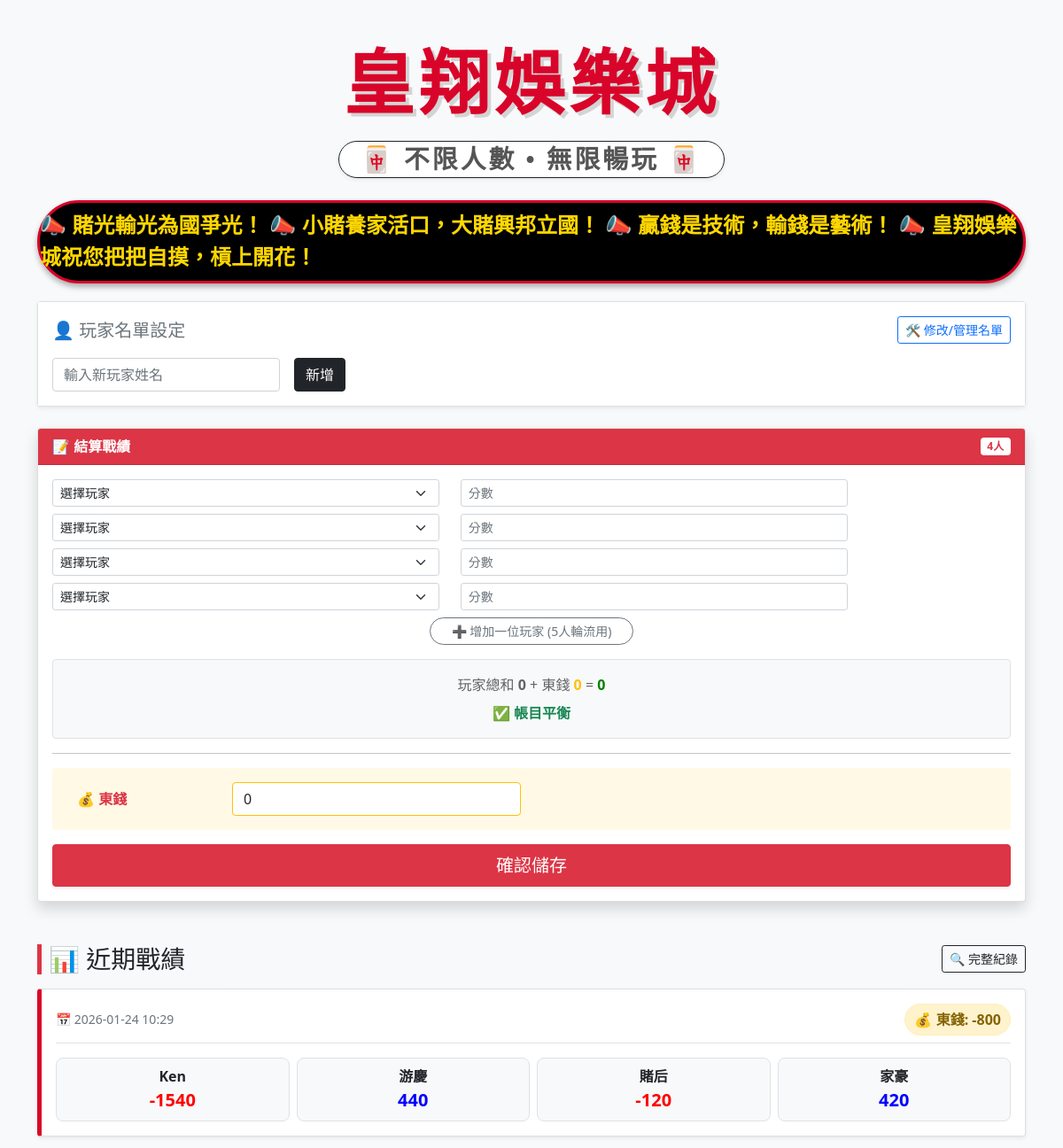
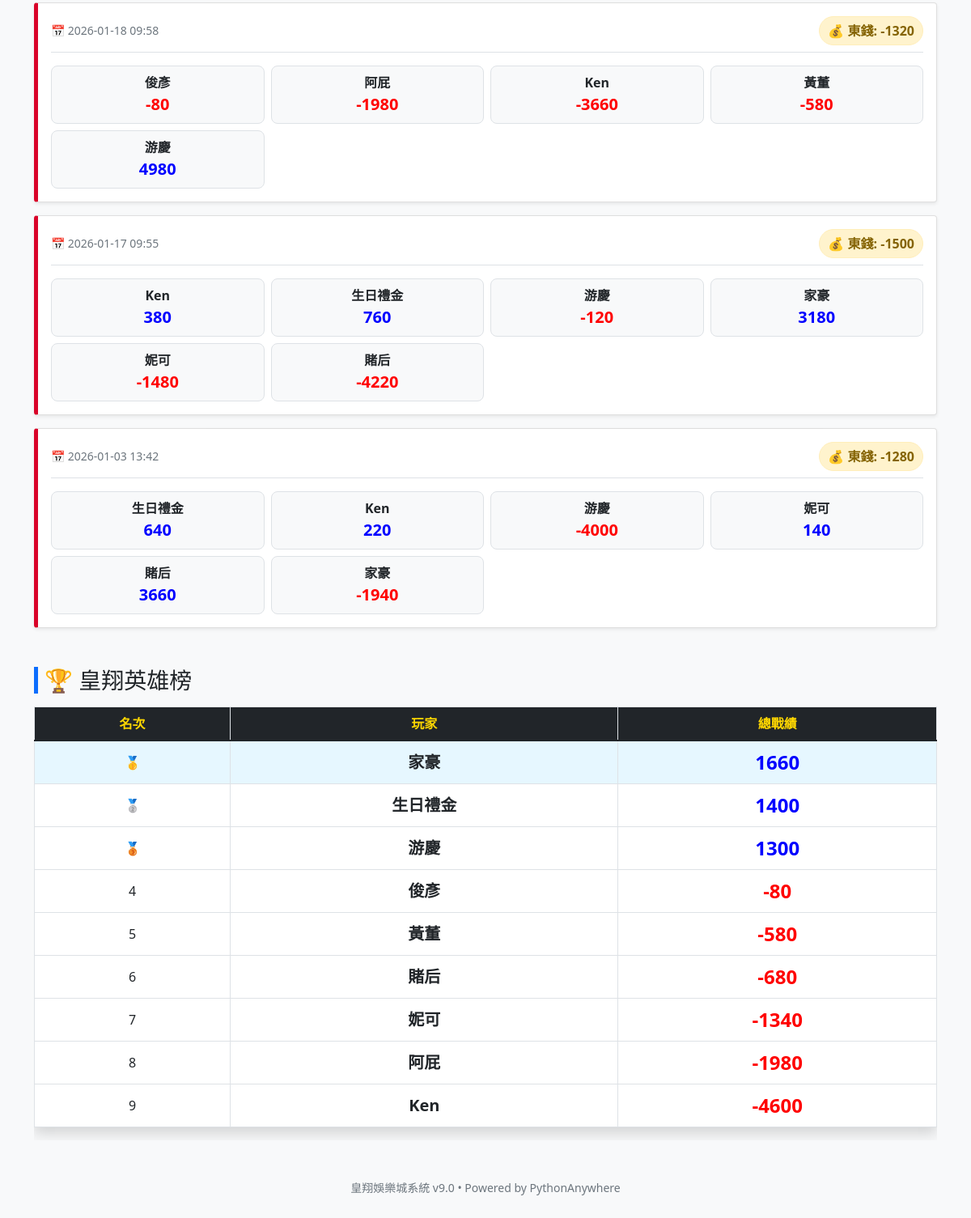
The page / on the database its author committed (2 pictures, top to bottom).
### tables this page shows
CREATE TABLE records 
                 (id INTEGER PRIMARY KEY AUTOINCREMENT, 
                  date TIMESTAMP DEFAULT CURRENT_TIMESTAMP,
                  players_data TEXT, 
                  dong_qian INTEGER);

### app.py (the view)
@app.route('/')
def index():
    conn = sqlite3.connect(DB_NAME)
    c = conn.cursor()
    c.execute("SELECT name FROM players ORDER BY name")
    players = [row[0] for row in c.fetchall()]
    c.execute("SELECT * FROM records ORDER BY date DESC LIMIT 10")
    raw_records = c.fetchall()
    conn.close()
    records = []
    for r in raw_records:
        records.append({
            "date": r[1],
            "data": json.loads(r[2]),
            "dong": r[3]
        })
    rankings = get_rankings()
    return render_template('index.html', players=players, records=records, rankings=rankings)

### app.py (called while the page is built)
def get_rankings():
    conn = sqlite3.connect(DB_NAME)
    c = conn.cursor()
    c.execute("SELECT players_data FROM records")
    rows = c.fetchall()
    conn.close()
    scores = {}
    for row in rows:
        try:
            data_list = json.loads(row[0])
            for p in data_list:
                name = p['name']
                score = int(p['score'])
                scores[name] = scores.get(name, 0) + score
        except:
            continue
    return sorted(scores.items(), key=lambda x: x[1], reverse=True)

### templates/index.html (shortened to what this page needs)
<!DOCTYPE html>
<html lang="zh-TW">
<head>
    <link href="https://cdn.jsdelivr.net/npm/bootstrap@5.1.3/dist/css/bootstrap.min.css" rel="stylesheet">
</head>
<body class="bg-light">
<div class="container py-5">
    <div class="text-center mb-4">
        <h1 class="imperial-title calligraphy-font">皇翔娛樂城</h1>
        <div class="imperial-subtitle calligraphy-font">
            <span class="border border-dark px-4 py-1 rounded-pill bg-white shadow-sm">
                🀄 不限人數 • 無限暢玩 🀄
            </span>
        </div>
    </div>
    <div class="marquee-box">
        <marquee scrollamount="8">
            📣 賭光輸光為國爭光！ 📣 小賭養家活口，大賭興邦立國！ 📣 贏錢是技術，輸錢是藝術！ 📣 皇翔娛樂城祝您把把自摸，槓上開花！
        </marquee>
    </div>
    <div class="card mb-4 shadow-sm">
        <div class="card-body bg-white">
            <div class="d-flex justify-content-between align-items-center mb-3">
                <h5 class="card-title text-secondary m-0">👤 玩家名單設定</h5>
                <a href="/players" class="btn btn-outline-primary btn-sm">🛠️ 修改/管理名單</a>
            </div>
            <form action="/add_player" method="POST" class="row g-3">
                <div class="col-auto">
                    <input type="text" name="new_player_name" class="form-control" placeholder="輸入新玩家姓名" required>
                </div>
                <div class="col-auto">
                    <button type="submit" class="btn btn-dark">新增</button>
                </div>
            </form>
        </div>
    </div>
    <div class="card mb-4 shadow">
        <div class="card-header bg-danger text-white fw-bold d-flex justify-content-between align-items-center">
            <span>📝 結算戰績</span>
            <span id="playerCountBadge" class="badge bg-white text-danger">4人</span>
        </div>
        <div class="card-body">
            <form action="/add_record" method="POST" id="recordForm" oninput="validateSum()">
                <div id="playersContainer"></div>
                <div class="mb-3 text-center">
                    <button type="button" class="btn btn-outline-secondary btn-sm rounded-pill px-4" onclick="addPlayerRow()">
                        ➕ 增加一位玩家 (5人輪流用)
                    </button>
                </div>
                <div class="alert alert-light text-center border bg-light" role="alert">
                    玩家總和 <span id="playerSumDisplay" class="fw-bold">0</span> +
                    東錢 <span id="dongDisplay" class="fw-bold text-warning">0</span> =
                    <span id="finalSumDisplay" class="fw-bold">0</span>
                    <br>
                    <span id="statusMessage" class="mt-2 d-inline-block">✅ 帳目平衡</span>
                </div>
                <hr>
                <div class="row mb-3 align-items-center p-3 bg-warning bg-opacity-10 rounded mx-0">
                    <div class="col-md-2 fw-bold text-danger">💰 東錢</div>
                    <div class="col-md-4">
                        <input type="number" id="dongInput" name="dong_qian" class="form-control border-warning bg-white" value="0" oninput="validateSum()">
                    </div>
                </div>
                <button type="submit" id="submitBtn" class="btn btn-danger w-100 py-2 fs-5 shadow-sm">確認儲存</button>
            </form>
        </div>
    </div>
    <div class="d-flex justify-content-between align-items-center mb-3 border-start border-5 border-danger ps-2 mt-5">
        <h3 class="m-0">📊 近期戰績</h3>
        <a href="/history" class="btn btn-outline-dark btn-sm">🔍 完整紀錄</a>
    </div>
    <div class="mb-5">
        {% for row in records %}
        <div class="card mb-3 shadow-sm record-card">
            <div class="card-body">
                <div class="d-flex justify-content-between align-items-center mb-3 border-bottom pb-2">
                    <span class="text-muted small">📅 {{ row.date[:16] }}</span>
                    <span class="dong-badge">💰 東錢: -{{ row.dong }}</span>
                </div>
                <div class="row g-2">
                    {% for p in row.data %}
                    <div class="col-6 col-md-4 col-lg-3">
                        <div class="player-chip">
                            <div class="fw-bold text-dark">{{ p.name }}</div>
                            <div class="fs-5 {{ 'score-positive' if p.score > 0 else 'score-negative' }}">
                                {{ p.score }}
                            </div>
                        </div>
                    </div>
                    {% endfor %}
                </div>
            </div>
        </div>
        {% endfor %}
    </div>
    <h3 class="mb-3 border-start border-5 border-primary ps-2">🏆 皇翔英雄榜</h3>
    <div class="table-responsive">
        <table class="table table-bordered bg-white shadow rank-table text-center align-middle">
            <thead><tr><th>名次</th><th>玩家</th><th>總戰績</th></tr></thead>
            <tbody>
                {% for player, score in rankings %}
                <tr class="{{ 'top-winner' if loop.index == 1 else '' }}">
                    <td>{% if loop.index == 1 %}🥇{% elif loop.index == 2 %}🥈{% elif loop.index == 3 %}🥉{% else %}{{ loop.index }}{% endif %}</td>
                    <td class="fw-bold fs-5">{{ player }}</td>
                    <td class="fs-4 {{ 'score-positive' if score > 0 else 'score-negative' }}">{{ score }}</td>
                </tr>
                {% endfor %}
            </tbody>
        </table>
    </div>
    <div class="text-center text-muted mt-5 mb-3 small">
        皇翔娛樂城系統 v9.0 • Powered by PythonAnywhere
    </div>
</div>
</body>
</html>

### templates/index.html (style rules this page uses)
.calligraphy-font { font-family: 'BiauKai', 'DFKai-SB', 'KaiTi', 'STKaiti', '楷体', serif; font-weight: 900; }
.imperial-title { font-size: 5rem; color: #d90429; text-shadow: 4px 4px 0px rgba(0, 0, 0, 0.15); margin-bottom: 0; line-height: 1.2; letter-spacing: 5px; }
.imperial-subtitle { font-size: 1.8rem; color: #555; margin-top: 15px; letter-spacing: 3px; }
.marquee-box { background-color: #000; border: 3px solid #d90429; color: #FFD700; font-size: 1.5rem; font-weight: bold; padding: 8px 0; border-radius: 50px; box-shadow: 0 4px 6px rgba(0,0,0,0.3); margin-bottom: 20px; font-family: "Microsoft JhengHei", sans-serif; }
.score-positive { color: blue; font-weight: bold; }
.score-negative { color: red; font-weight: bold; }
.record-card { border-left: 5px solid #d90429; transition: transform 0.2s; }
.player-chip { background-color: #f8f9fa; border: 1px solid #dee2e6; border-radius: 8px; padding: 8px; text-align: center; }
.dong-badge { background-color: #fff3cd; color: #856404; font-weight: bold; padding: 5px 10px; border-radius: 20px; border: 1px solid #ffeeba; }
.rank-table th { background-color: #212529; color: gold; }
.top-winner { background-color: #e6f7ff; }

### rows shown on the page
records: date "2026-01-24 10:29", dong "800", name "Ken" "游慶" "賭后" "家豪", score "-1540" "440" "-120" "420"
records: date "2026-01-18 09:58", dong "1320", name "俊彥" "阿屁" "Ken" "黃董" "游慶", score "-80" "-1980" "-3660" "-580" "4980"
records: date "2026-01-17 09:55", dong "1500", name "Ken" "生日禮金" "游慶" "家豪" "妮可" "賭后", score "380" "760" "-120" "3180" "-1480" "-4220"
records: date "2026-01-03 13:42", dong "1280", name "生日禮金" "Ken" "游慶" "妮可" "賭后" "家豪", score "640" "220" "-4000" "140" "3660" "-1940"

### other values the page prints
{{ player }} "家豪" "生日禮金" "游慶" "俊彥" "黃董" "賭后" "妮可" "阿屁" "Ken"
{{ score }} "1660" "1400" "1300" "-80" "-580" "-680" "-1340" "-1980" "-4600"
